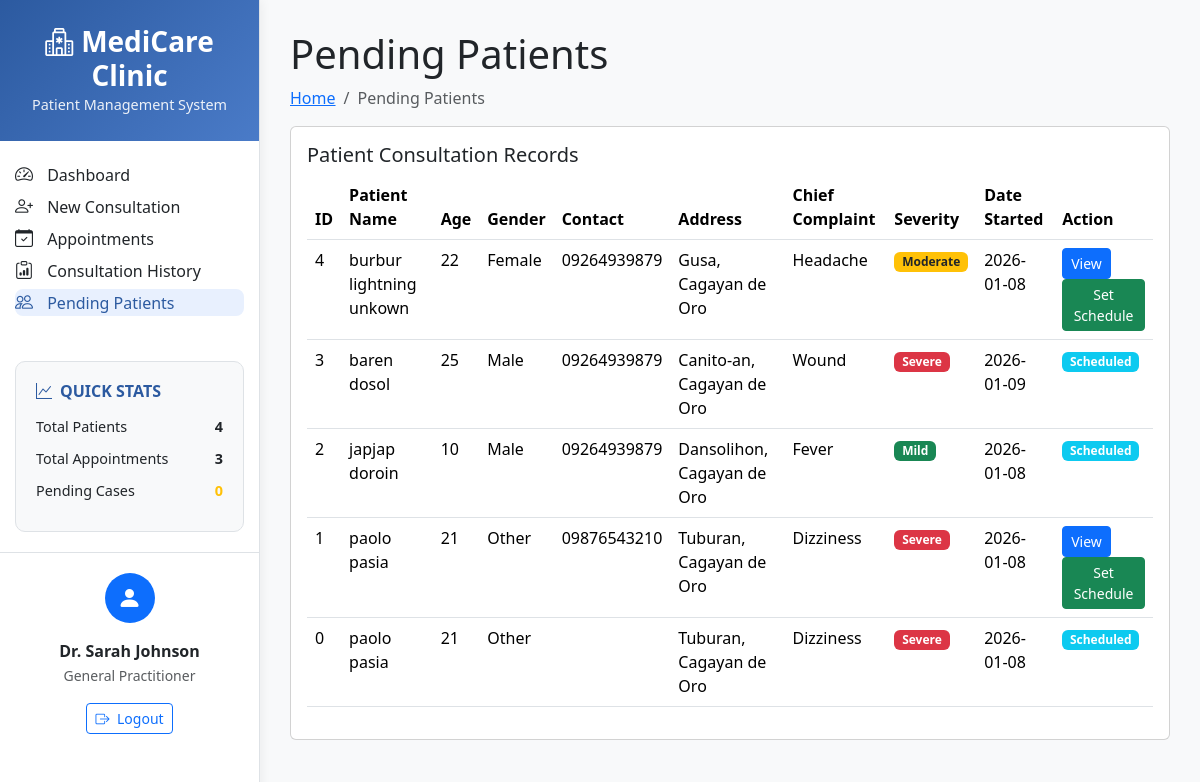
The app's page /modules/pending_patient.php, older data.
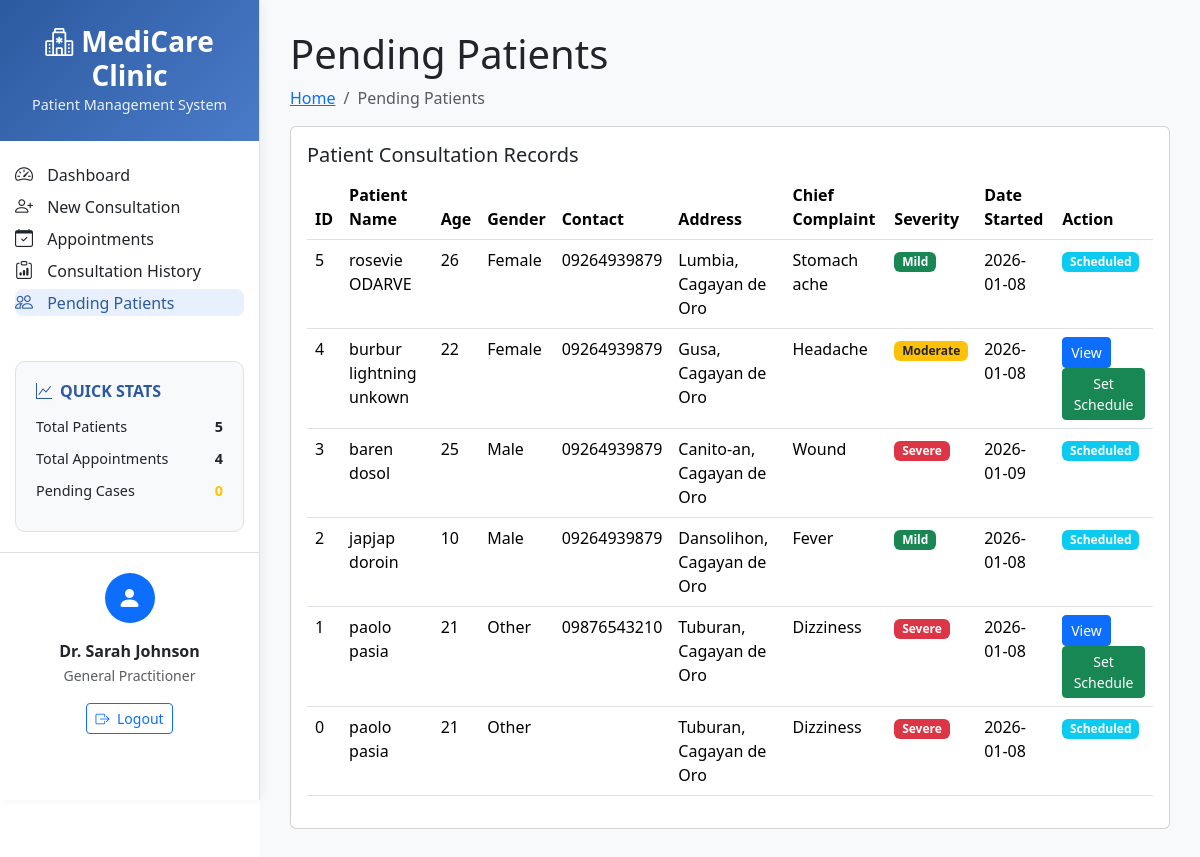
The same page, newer data.
### tables this page shows
CREATE TABLE `pending_patient` (
  `patient_id` int(11) DEFAULT NULL,
  `patient_name` varchar(255) DEFAULT NULL,
  `age` int(11) DEFAULT NULL,
  `gender` varchar(50) DEFAULT NULL,
  `complete_address` text DEFAULT NULL,
  `chief_complaint` text DEFAULT NULL,
  `severity` varchar(50) DEFAULT NULL,
  `date_started` date DEFAULT NULL,
  `action` varchar(50) DEFAULT NULL
);

### modules/pending_patient.php (the view, shortened to what the changed rows need)
<?php
require_once '../includes/connection.php';
require_once '../includes/header.php';
$createTable = "CREATE TABLE IF NOT EXISTS pending_patient (
    patient_id INT PRIMARY KEY,
    patient_name VARCHAR(255),
    age INT,
    gender VARCHAR(50),
    complete_address TEXT,
    chief_complaint VARCHAR(255),
    severity VARCHAR(50),
    date_started DATE,
    action VARCHAR(50) DEFAULT 'Pending'
)";
$conn->query($createTable);
$sql = "SELECT
    pp.*,
    COALESCE(cf.contact_no, '') as contact_no,
    COALESCE(cf.dob, '') as dob,
    COALESCE(cf.description, '') as description,
    COALESCE(cf.associated_symptoms, '') as associated_symptoms,
    COALESCE(cf.email_address, '') as email_address,
    CASE WHEN a.patient_id IS NOT NULL THEN 'Scheduled' ELSE 'Pending' END as status
FROM pending_patient pp
LEFT JOIN consultation_form cf ON pp.patient_id = cf.patient_id
LEFT JOIN appointments a ON pp.patient_id = a.patient_id
ORDER BY pp.patient_id DESC";
$result = $conn->query($sql);
?>
<!DOCTYPE html>
<html lang="en">
<head>
  <link href="../assets/vendor/bootstrap/css/bootstrap.min.css" rel="stylesheet">
  <link href="../assets/vendor/bootstrap-icons/bootstrap-icons.css" rel="stylesheet">
  <link href="../assets/vendor/simple-datatables/style.css" rel="stylesheet">
  <link href="../assets/css/style.css" rel="stylesheet">
</head>
<body>
  <main id="main" class="main">
    <div class="pagetitle">
      <h1>Pending Patients</h1>
    </div>
    <section class="section">
      <div class="row">
        <div class="col-lg-12">
          <div class="card">
            <div class="card-body">
              <table class="table datatable">
                <thead>
                  <tr>
                    <th>ID</th>
                    <th>Patient Name</th>
                    <th>Age</th>
                    <th>Gender</th>
                    <th>Contact</th>
                    <th>Address</th>
                    <th>Chief Complaint</th>
                    <th>Severity</th>
                    <th>Date Started</th>
                    <th>Action</th>
                  </tr>
                </thead>
                <tbody>
                  <?php
                  if ($result->num_rows > 0) {
                      while($row = $result->fetch_assoc()) {
                          echo "<tr>";
                          echo "<td>" . $row["patient_id"] . "</td>";
                          echo "<td>" . $row["patient_name"] . "</td>";
                          echo "<td>" . $row["age"] . "</td>";
                          echo "<td>" . ucfirst($row["gender"]) . "</td>";
                          echo "<td>" . ($row["contact_no"] ?? '') . "</td>";
                          echo "<td>" . $row["complete_address"] . "</td>";
                          echo "<td>" . ucfirst(str_replace('_', ' ', $row["chief_complaint"])) . "</td>";
                          echo "<td>";
                          $severity = strtolower(trim($row["severity"]));
                          if ($severity == 'mild') {
                              echo "<span class='badge bg-success'>Mild</span>";
                          } elseif ($severity == 'moderate') {
                              echo "<span class='badge bg-warning text-dark'>Moderate</span>";
                          } elseif ($severity == 'severe') {
                              echo "<span class='badge bg-danger'>Severe</span>";
                          } else {
                              echo "<span class='badge bg-secondary'>" . ucfirst($severity) . "</span>";
                          }
                          echo "</td>";
                          echo "<td>" . $row["date_started"] . "</td>";
                          echo "<td>";
                          if ($row["status"] == 'Scheduled') {
                              echo "<span class='badge bg-info'>Scheduled</span>";
                          } else {
                              echo "<button class='btn btn-primary btn-sm' onclick='viewPatient(\"" . $row["patient_id"] . "\", \"" . addslashes($row["patient_name"]) . "\", \"" . ($row["dob"] ?? 'N/A') . "\", \"" . $row["age"] . "\", \"" . $row["gender"] . "\", \"" . addslashes(str_replace('_', ' ', $row["chief_complaint"])) . "\", \"" . addslashes($row["description"] ?? 'N/A') . "\", \"" . $row["date_started"] . "\", \"" . addslashes($row["severity"]) . "\", \"" . addslashes($row["associated_symptoms"] ?? 'N/A') . "\")'>View</button> ";
                              echo "<button class='btn btn-success btn-sm' onclick='setSchedule(\"" . $row["patient_id"] . "\", \"" . addslashes($row["patient_name"]) . "\", \"" . addslashes(str_replace('_', ' ', $row["chief_complaint"])) . "\", \"" . addslashes($row["email_address"] ?? 'N/A') . "\", \"" . addslashes($row["description"] ?? 'N/A') . "\")'>Set Schedule</button>";
                          }
                          echo "</td>";
                          echo "</tr>";
                      }
                  } else {
                      echo "<tr><td colspan='10' class='text-center'>No pending patients found</td></tr>";
                  }
                  ?>
                </tbody>
              </table>
            </div>
          </div>
        </div>
      </div>
    </section>
  </main>
</body>
</html>
<?php
require_once '../includes/footer.php';
?>

### includes/header.php (shortened to what the changed rows need)
<!DOCTYPE html>
<html lang="en">
<head>
    <link href="https://cdn.jsdelivr.net/npm/bootstrap@5.3.0/dist/css/bootstrap.min.css" rel="stylesheet">
    <link rel="stylesheet" href="https://cdn.jsdelivr.net/npm/bootstrap-icons@1.10.0/font/bootstrap-icons.css">
</head>
<body>
    <div class="app-container">
        <div class="sidebar">
            <div class="quick-stats">
                <?php
                if (isset($conn)) {
                    $total_patients = 0;
                    $total_appointments = 0;
                    $sql1 = "SELECT COUNT(*) as count FROM consultation_form";
                    $result1 = @$conn->query($sql1);
                    if ($result1 && $result1->num_rows > 0) {
                        $row1 = $result1->fetch_assoc();
                        $total_patients = $row1['count'];
                    }
                    $sql2 = "SELECT COUNT(*) as count FROM appointments";
                    $result2 = @$conn->query($sql2);
                    if ($result2 && $result2->num_rows > 0) {
                        $row2 = $result2->fetch_assoc();
                        $total_appointments = $row2['count'];
                    }
                }
                ?>
                <div class="stat-item">
                    <span>Total Patients</span>
                    <strong><?php echo $total_patients; ?></strong>
                </div>
                <div class="stat-item">
                    <span>Total Appointments</span>
                    <strong><?php echo $total_appointments; ?></strong>
                </div>
            </div>
        </div>
        <div class="main-content">
            <div class="content-wrapper">

Row changes from the older to the newer data that the page shows:
added pending_patient: patient_id "5", patient_name "rosevie ODARVE", age "26", gender "Female", contact_no "09264939879", complete_address "Lumbia, Cagayan de Oro", chief_complaint "Stomach ache", severity "Mild", date_started "2026-01-08", shows "Scheduled"
Text that changed along with them:
$total_patients: "4" → "5"
$total_appointments: "3" → "4"
